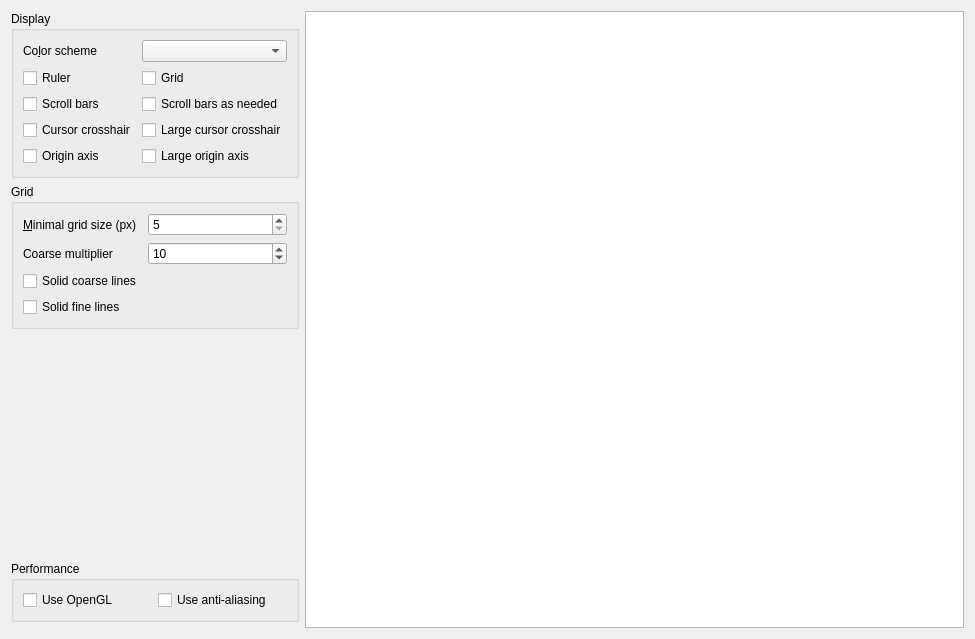
<?xml version="1.0" encoding="UTF-8"?>
<ui version="4.0">
 <class>SymbolEditor::SettingsWidget</class>
 <widget class="QWidget" name="SymbolEditor::SettingsWidget">
  <property name="geometry">
   <rect>
    <x>0</x>
    <y>0</y>
    <width>975</width>
    <height>639</height>
   </rect>
  </property>
  <property name="windowTitle">
   <string>Form</string>
  </property>
  <layout class="QGridLayout" name="gridLayout" columnstretch="0,10">
   <item row="3" column="0">
    <widget class="QGroupBox" name="performanceGroupBox">
     <property name="title">
      <string>Performance</string>
     </property>
     <layout class="QGridLayout" name="gridLayout_3">
      <item row="0" column="0">
       <widget class="QCheckBox" name="openGlCheckBox">
        <property name="text">
         <string>Use OpenGL</string>
        </property>
       </widget>
      </item>
      <item row="0" column="1">
       <widget class="QCheckBox" name="antiAliasingCheckBox">
        <property name="text">
         <string>Use anti-aliasing</string>
        </property>
       </widget>
      </item>
     </layout>
    </widget>
   </item>
   <item row="0" column="1" rowspan="5">
    <widget class="SymbolEditor::View" name="graphicsView"/>
   </item>
   <item row="2" column="0">
    <spacer name="verticalSpacer">
     <property name="orientation">
      <enum>Qt::Vertical</enum>
     </property>
     <property name="sizeHint" stdset="0">
      <size>
       <width>20</width>
       <height>40</height>
      </size>
     </property>
    </spacer>
   </item>
   <item row="1" column="0">
    <widget class="QGroupBox" name="gridGroupBox">
     <property name="title">
      <string>Grid</string>
     </property>
     <layout class="QFormLayout" name="formLayout">
      <item row="0" column="0">
       <widget class="QLabel" name="minimalGridSizeLabel">
        <property name="text">
         <string>&amp;Minimal grid size (px)</string>
        </property>
        <property name="buddy">
         <cstring>minimalGridSizeSpinBox</cstring>
        </property>
       </widget>
      </item>
      <item row="0" column="1">
       <widget class="QSpinBox" name="minimalGridSizeSpinBox">
        <property name="minimum">
         <number>5</number>
        </property>
        <property name="maximum">
         <number>50</number>
        </property>
        <property name="singleStep">
         <number>5</number>
        </property>
        <property name="value">
         <number>5</number>
        </property>
       </widget>
      </item>
      <item row="2" column="0">
       <widget class="QCheckBox" name="solidCoarseGridLinesCheckBox">
        <property name="text">
         <string>Solid coarse lines</string>
        </property>
       </widget>
      </item>
      <item row="3" column="0">
       <widget class="QCheckBox" name="solidFineGridLinesCheckBox">
        <property name="text">
         <string>Solid fine lines</string>
        </property>
       </widget>
      </item>
      <item row="1" column="0">
       <widget class="QLabel" name="coarseMultiplierLabel">
        <property name="text">
         <string>Coarse multiplier</string>
        </property>
        <property name="buddy">
         <cstring>coarseMultiplierSpinBox</cstring>
        </property>
       </widget>
      </item>
      <item row="1" column="1">
       <widget class="QSpinBox" name="coarseMultiplierSpinBox">
        <property name="minimum">
         <number>2</number>
        </property>
        <property name="maximum">
         <number>100</number>
        </property>
        <property name="value">
         <number>10</number>
        </property>
       </widget>
      </item>
     </layout>
    </widget>
   </item>
   <item row="0" column="0">
    <widget class="QGroupBox" name="displayGroupBox">
     <property name="title">
      <string>Display</string>
     </property>
     <layout class="QGridLayout" name="gridLayout_2">
      <item row="1" column="0">
       <widget class="QCheckBox" name="rulerCheckBox">
        <property name="text">
         <string>Ruler</string>
        </property>
       </widget>
      </item>
      <item row="0" column="1">
       <widget class="QComboBox" name="colorSchemeComboBox"/>
      </item>
      <item row="4" column="0">
       <widget class="QCheckBox" name="cusorCrosshairCheckBox">
        <property name="text">
         <string>Cursor crosshair</string>
        </property>
       </widget>
      </item>
      <item row="0" column="0">
       <widget class="QLabel" name="colorSchemeLabel">
        <property name="text">
         <string>Co&amp;lor scheme</string>
        </property>
        <property name="buddy">
         <cstring>colorSchemeComboBox</cstring>
        </property>
       </widget>
      </item>
      <item row="4" column="1">
       <widget class="QCheckBox" name="largeCursorCrosshairCheckBox">
        <property name="text">
         <string>Large cursor crosshair</string>
        </property>
       </widget>
      </item>
      <item row="5" column="0">
       <widget class="QCheckBox" name="originCheckBox">
        <property name="text">
         <string>Origin axis</string>
        </property>
       </widget>
      </item>
      <item row="5" column="1">
       <widget class="QCheckBox" name="largeOriginAxisCheckBox">
        <property name="text">
         <string>Large origin axis</string>
        </property>
       </widget>
      </item>
      <item row="1" column="1">
       <widget class="QCheckBox" name="gridCheckBox">
        <property name="text">
         <string>Grid</string>
        </property>
       </widget>
      </item>
      <item row="2" column="0">
       <widget class="QCheckBox" name="scrollBarsCheckBox">
        <property name="text">
         <string>Scroll bars</string>
        </property>
       </widget>
      </item>
      <item row="2" column="1">
       <widget class="QCheckBox" name="scrollBarsAsNeededCheckBox">
        <property name="text">
         <string>Scroll bars as needed</string>
        </property>
       </widget>
      </item>
     </layout>
    </widget>
   </item>
  </layout>
 </widget>
 <customwidgets>
  <customwidget>
   <class>SymbolEditor::View</class>
   <extends>QGraphicsView</extends>
   <header>view/view.h</header>
  </customwidget>
 </customwidgets>
 <tabstops>
  <tabstop>colorSchemeComboBox</tabstop>
  <tabstop>rulerCheckBox</tabstop>
  <tabstop>gridCheckBox</tabstop>
  <tabstop>scrollBarsCheckBox</tabstop>
  <tabstop>scrollBarsAsNeededCheckBox</tabstop>
  <tabstop>cusorCrosshairCheckBox</tabstop>
  <tabstop>largeCursorCrosshairCheckBox</tabstop>
  <tabstop>originCheckBox</tabstop>
  <tabstop>largeOriginAxisCheckBox</tabstop>
  <tabstop>minimalGridSizeSpinBox</tabstop>
  <tabstop>coarseMultiplierSpinBox</tabstop>
  <tabstop>solidCoarseGridLinesCheckBox</tabstop>
  <tabstop>solidFineGridLinesCheckBox</tabstop>
  <tabstop>openGlCheckBox</tabstop>
  <tabstop>antiAliasingCheckBox</tabstop>
  <tabstop>graphicsView</tabstop>
 </tabstops>
 <resources/>
 <connections/>
</ui>
